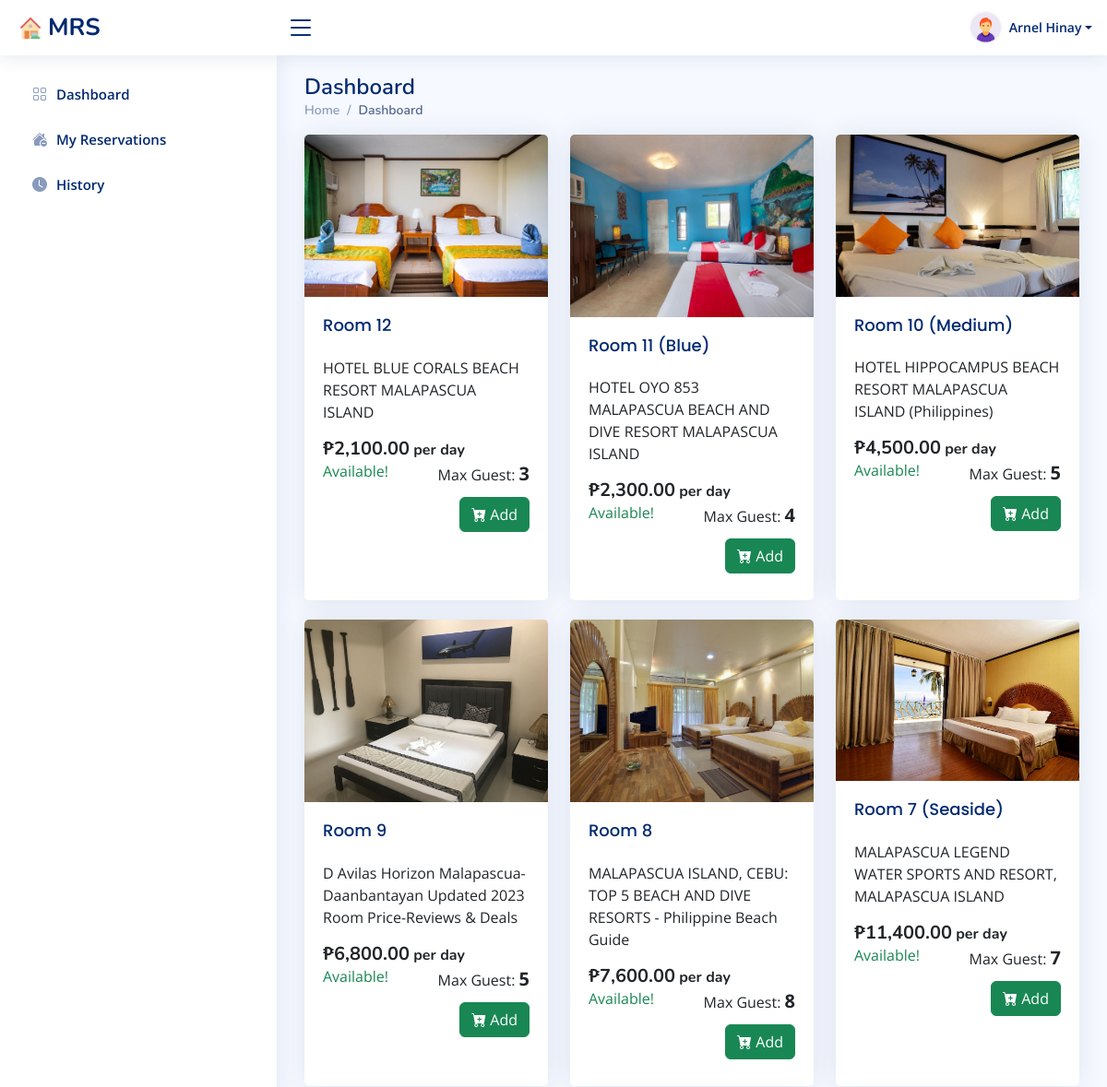
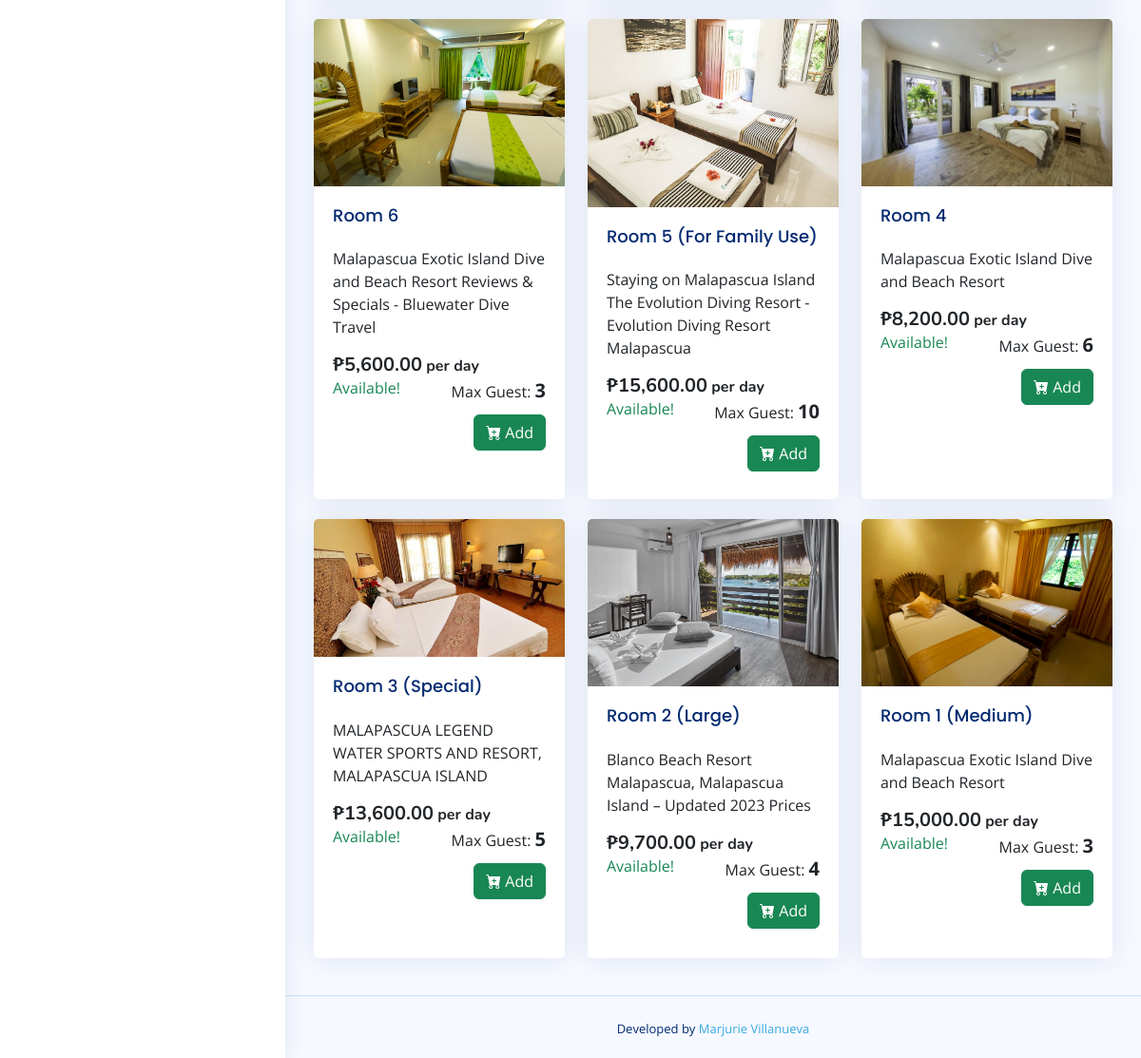
/dashboard (signed in), run on the app's committed database (2 pictures, top to bottom).
### tables this page shows
CREATE TABLE `rooms` (
  `id` int(11) NOT NULL,
  `room` varchar(255) NOT NULL,
  `description` varchar(255) NOT NULL,
  `price` decimal(10,2) NOT NULL,
  `status` int(11) NOT NULL,
  `maxguest` int(11) NOT NULL,
  `picture` varchar(255) NOT NULL,
  `checkout` date DEFAULT NULL,
  `created_at` timestamp NULL DEFAULT current_timestamp(),
  `updated_at` timestamp NOT NULL DEFAULT current_timestamp()
);

### backend/server-config.php (called while the page is built, shortened)
<?php
class Database {
    public function conn() {
        $servername = "127.0.0.1";
        $username = "root";
        $password = "";
        $database = "ccsit_mvillanueva";
        return new mysqli($servername, $username, $password, $database);
    }
}
?>

### dashboard.php (the view, shortened to what this page needs)
<?php
include('components/header.php');
include ($_SERVER['DOCUMENT_ROOT'].'/mrs/backend/server-config.php');
include('navbar.php');
include('sidebar.php');
?>
<main id="main" class="main">
    <div class="pagetitle">
      <h1>Dashboard</h1>
      <nav>
        <ol class="breadcrumb">
          <li class="breadcrumb-item"><a href="dashboard">Home</a></li>
          <li class="breadcrumb-item active">Dashboard</li>
        </ol>
      </nav>
    </div>
    <section class="section dashboard">
      <div class="row">
      <?php if($_SESSION['type'] == 'guest') {?>
      <?php
      $objDB = new Database;
      $room = "SELECT * FROM rooms ORDER BY created_at DESC";
      $query = $objDB->conn()->query($room);
      while($row = $query->fetch_array()) {
      ?>
     <div class="col-lg-4 col-md-4">
          <div class="card" style="height: 96%;">
            <img src="assets/images/<?php echo $row['picture'] ?>" class="card-img-top" alt="...">
            <div class="card-body">
              <h5 class="card-title"><?php echo $row['room'] ?></h5>
              <p class="card-text"><?php echo $row['description'] ?></p>
              <h5 class="card-text fw-bold d-inline">₱<?php echo number_format($row['price'], 2); ?><span class="fs-6"> per day</span></h5>
              <span class="float-end">Max Guest: <span class="fs-5 fw-bold"><?php echo $row['maxguest'] ?></span></span>
              <?php if($row['status'] == 1) {?>
                      <p class="text-success">Available!</p>
                      <a href="transaction?roomid=<?php echo $_GET['roomid']; ?>" class="btn btn-success text-white float-end"><i class="bi bi-cart-plus-fill"></i> Add</a>
              <?php } ?>
              <?php if($row['status'] == 0) { ?>
                      <p class="text-danger">Not Available until <?php echo date('M d, Y', strtotime($row['checkout'])); ?></p>
              <?php } ?>            </div>
      </div>
      </div>
        <?php } } ?>
      </div>
    </section>
</main>
<footer id="footer" class="footer">
    <div class="credits">
      Developed by <a href="https://www.facebook.com/profile.php?id=100070194702425">Marjurie Villanueva</a>
    </div>
  </footer>
</body>
</html>

### css/guest.css (style rules this page uses)
body { background-image: url("https://rare-gallery.com/uploads/posts/749938-Tropics-Coast-Shells-Sky-Palms-Beach-Sand.jpg"); background-repeat: no-repeat; background-size: cover; font-size: 1.6rem; font-family: "Open Sans", sans-serif; color: #2b3e51; }
p { position: relative; }
a, a:link, a:visited, a:active { color: #3ca9e2; -webkit-transition: all 0.2s ease; transition: all 0.2s ease; }

### assets/css/style.css (style rules this page uses)
:root { scroll-behavior: smooth; }
body { font-family: "Open Sans", sans-serif; background: #f6f9ff; color: #444444; }
a { color: #4154f1; text-decoration: none; }
h1, h2, h3, h4, h5, h6 { font-family: "Nunito", sans-serif; }
#main { margin-top: 60px; padding: 20px 30px; transition: all 0.3s; }
.pagetitle { margin-bottom: 10px; }
.pagetitle h1 { font-size: 24px; margin-bottom: 0; font-weight: 600; color: #012970; }
.card { margin-bottom: 30px; border: none; border-radius: 5px; box-shadow: 0px 0 30px rgba(1, 41, 112, 0.1); }
.card-title { padding: 20px 0 15px 0; font-size: 18px; font-weight: 500; color: #012970; font-family: "Poppins", sans-serif; }
.card-body { padding: 0 20px 20px 20px; }
.breadcrumb { font-size: 14px; font-family: "Nunito", sans-serif; color: #899bbd; font-weight: 600; }
.breadcrumb a { color: #899bbd; transition: 0.3s; }
.breadcrumb .breadcrumb-item::before { color: #899bbd; }
.breadcrumb .active { color: #51678f; font-weight: 600; }
@media (min-width: 1200px) { #main, #footer { margin-left: 300px; } }
.footer { padding: 20px 0; font-size: 14px; transition: all 0.3s; border-top: 1px solid #cddfff; }
.footer .credits { padding-top: 5px; text-align: center; font-size: 13px; color: #012970; }

### navbar.php (style rules this page uses)
body { background-image: none; }

### data on the page
rooms: picture (picture), room "Room 12", description "HOTEL BLUE CORALS BEACH RESORT MALAPASCUA ISLAND", price "2,100.00", maxguest "3"
rooms: picture (picture), room "Room 11 (Blue)", description "HOTEL OYO 853 MALAPASCUA BEACH AND DIVE RESORT MALAPASCUA ISLAND", price "2,300.00", maxguest "4"
rooms: picture (picture), room "Room 10 (Medium)", description "HOTEL HIPPOCAMPUS BEACH RESORT MALAPASCUA ISLAND (Philippines)", price "4,500.00", maxguest "5"
rooms: picture (picture), room "Room 9", description "D Avilas Horizon Malapascua-Daanbantayan Updated 2023 Room Price-Reviews & Deals", price "6,800.00", maxguest "5"
rooms: picture (picture), room "Room 8", description "MALAPASCUA ISLAND, CEBU: TOP 5 BEACH AND DIVE RESORTS - Philippine Beach Guide", price "7,600.00", maxguest "8"
rooms: picture (picture), room "Room 7 (Seaside)", description "MALAPASCUA LEGEND WATER SPORTS AND RESORT, MALAPASCUA ISLAND", price "11,400.00", maxguest "7"
rooms: picture (picture), room "Room 6", description "Malapascua Exotic Island Dive and Beach Resort Reviews & Specials - Bluewater Dive Travel", price "5,600.00", maxguest "3"
rooms: picture (picture), room "Room 5 (For Family Use)", description "Staying on Malapascua Island The Evolution Diving Resort - Evolution Diving Resort Malapascua", price "15,600.00", maxguest "10"
rooms: picture (picture), room "Room 4", description "Malapascua Exotic Island Dive and Beach Resort", price "8,200.00", maxguest "6"
rooms: picture (picture), room "Room 3 (Special)", description "MALAPASCUA LEGEND WATER SPORTS AND RESORT, MALAPASCUA ISLAND", price "13,600.00", maxguest "5"
rooms: picture (picture), room "Room 2 (Large)", description "Blanco Beach Resort Malapascua, Malapascua Island – Updated 2023 Prices", price "9,700.00", maxguest "4"
rooms: picture (picture), room "Room 1 (Medium)", description "Malapascua Exotic Island Dive and Beach Resort", price "15,000.00", maxguest "3"

### other printed values
$_SESSION['name'] "Arnel Hinay"
